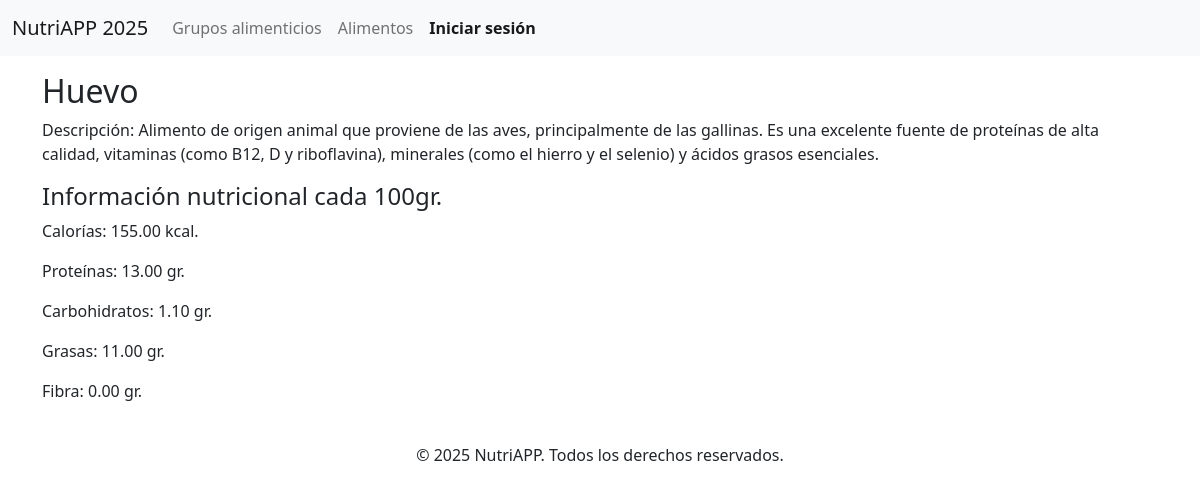
The app's page /alimentos/13 with its own data.
### tables this page shows
CREATE TABLE `alimentos` (
  `id_alimento` int(11) NOT NULL,
  `nombre_alimento` varchar(100) NOT NULL,
  `id_grupo` int(11) NOT NULL,
  `descripcion_alimento` varchar(255) NOT NULL,
  `calorias` decimal(6,2) NOT NULL,
  `proteinas` decimal(6,2) NOT NULL,
  `carbohidratos` decimal(6,2) NOT NULL,
  `fibras` decimal(6,2) NOT NULL,
  `grasas` decimal(6,2) NOT NULL,
  `imagen_alimento` varchar(255) NOT NULL
);

### app/vistas/alimentos.vista.php (called while the page is built, shortened)
<?php
class alimentosVista{
    public function mostrarDetalles($alimento, $usuario){
        require_once 'templates/layout/header.phtml';
        require_once 'templates/alimento_detalle.phtml';
    }
}

### app/modelos/alimentos.modelo.php (called while the page is built, shortened)
<?php
class alimentosModelo {
    private $db;
    public function __construct(){
            $this->db = new PDO('mysql:host=localhost;dbname=db_nutri;charset=utf8', 'root', '');
    }
    public function obtenerALimentoDetalle($id_alimento){
        $query = $this->db->prepare(
            'SELECT alimentos.*, grupos_alimentos.nombre_grupo
            FROM alimentos
            JOIN grupos_alimentos ON alimentos.id_grupo = grupos_alimentos.id_grupo
            WHERE alimentos.id_alimento = ?');
        $query->execute([$id_alimento]);
        $alimento = $query->fetch(PDO::FETCH_OBJ);
        return $alimento;
    }
}

### templates/alimento_detalle.phtml (the view)
<h2> <?= $alimento->nombre_alimento ?> </h2>
<p> Descripción: <?= $alimento->descripcion_alimento ?> </p>
<h4> Información nutricional cada 100gr. </h4>
<p> Calorías: <?= $alimento->calorias ?> kcal. </p>
<p> Proteínas: <?= $alimento->proteinas ?> gr. </p>
<p> Carbohidratos: <?= $alimento->carbohidratos ?> gr. </p>
<p> Grasas: <?= $alimento->grasas ?> gr. </p>
<p> Fibra: <?= $alimento->fibras ?> gr. </p>
<?php require_once 'templates/layout/footer.phtml'; ?>

### records on screen
alimentos: nombre_alimento "Huevo", descripcion_alimento "Alimento de origen animal que proviene de las aves, principalmente de las gallinas. Es una excelente fuente de proteínas de alta calidad, vitaminas (como B12, D y riboflavina), minerales (como el hierro y el selenio) y ácidos grasos esenciales.", calorias "155.00", proteinas "13.00", carbohidratos "1.10", grasas "11.00", fibras "0.00"
